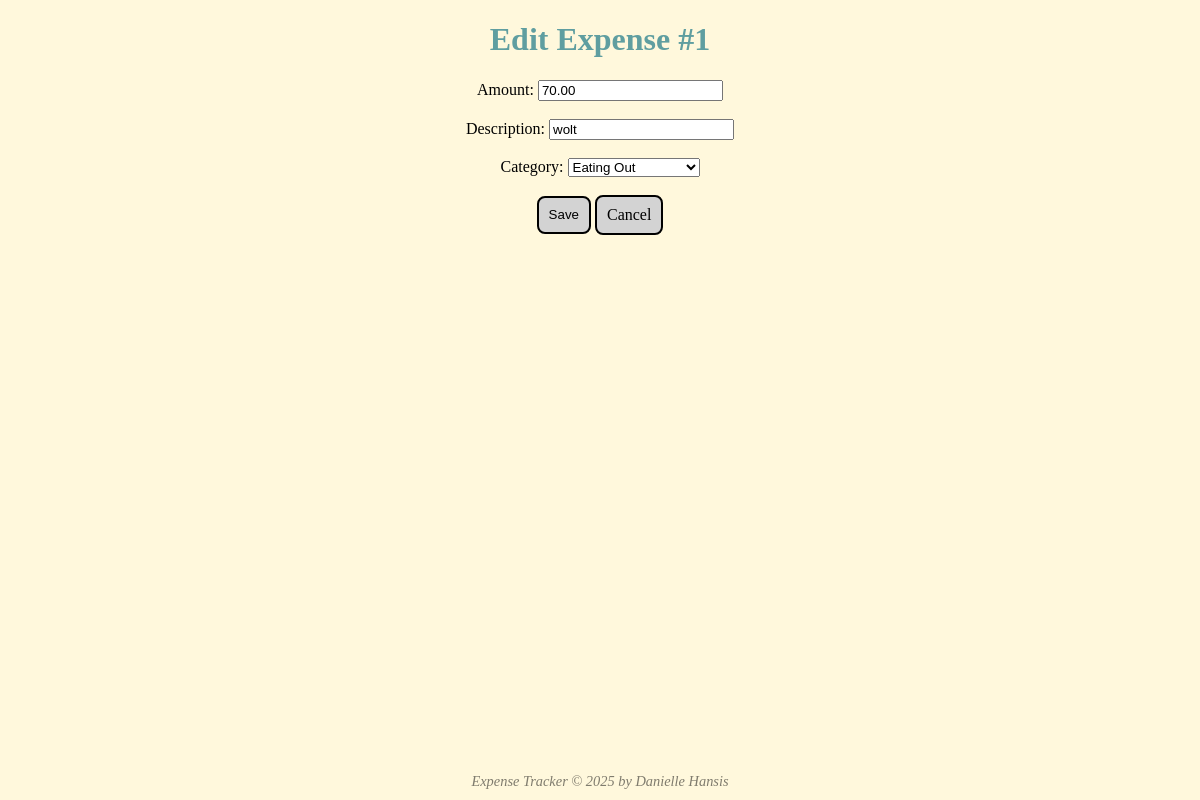
/expenses/1/edit, run on an earlier commit of the app's database.
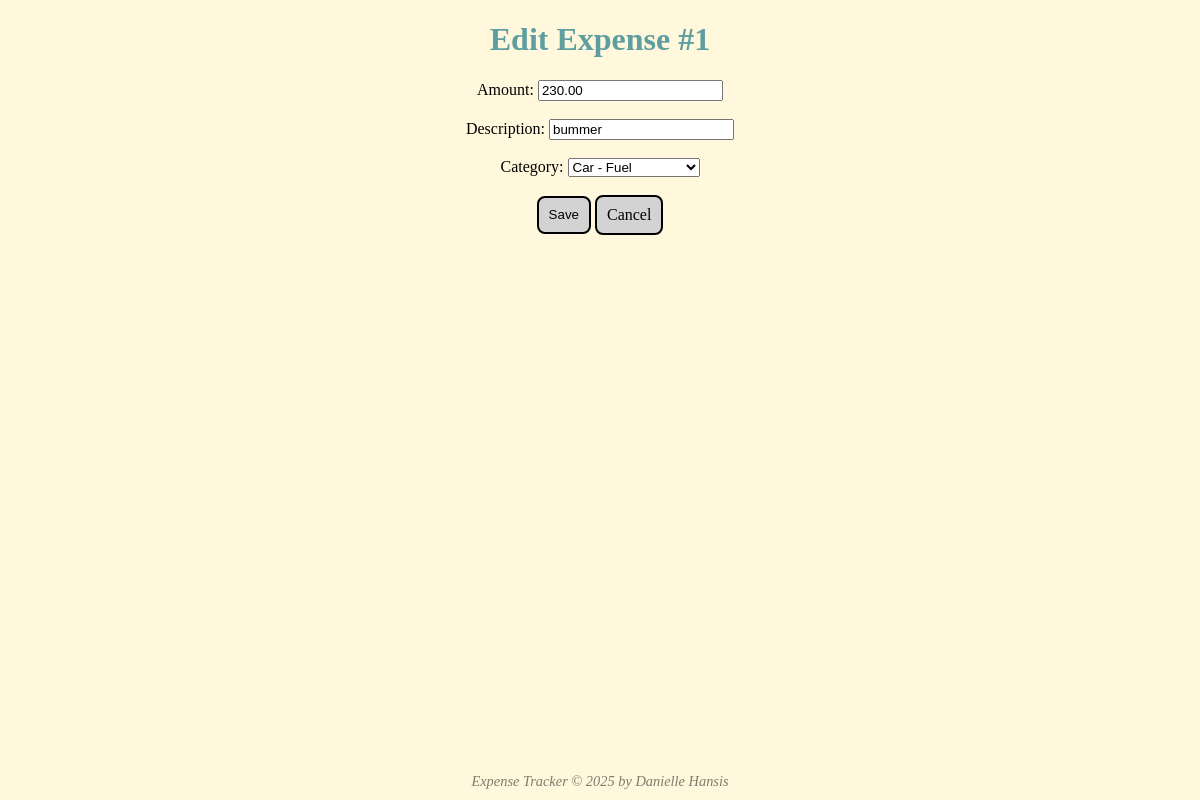
And on a later commit of the database.
### app/model.py (models this page shows, shortened)
class Expense(db.Model):
    __tablename__ = "expenses"
    id = db.Column(db.Integer, primary_key=True)
    amount = db.Column(db.Numeric(10, 2), nullable=False)
    created = db.Column(db.DateTime(timezone=True), nullable=False,
                        default=lambda: datetime.now(timezone.utc))
    description = db.Column(db.String(255), nullable=True)
    user_id = db.Column(db.Integer, db.ForeignKey("users.id"), nullable=True) # TODO- change to false, when auth is activated
    category_id = db.Column(db.Integer, db.ForeignKey("categories.id"), nullable=False)
    user = db.relationship("User", back_populates="expenses")
    category = db.relationship("Category", back_populates="expenses")

class Category(db.Model):
    __tablename__ = "categories"
    id = db.Column(db.Integer, primary_key=True)
    name = db.Column(db.String(50), unique=True, nullable=False)
    expenses = db.relationship("Expense", back_populates="category")

### app/app.py (the view)
@app.route("/expenses/<int:id>/edit", methods=["GET", "POST"])
def expenses_edit_route(id: int):
    return functions.expenses_edit(id)

### app/functions.py (called while the page is built, shortened)
def expenses_edit(id: int):
    expense = Expense.query.get_or_404(id)
    if request.method == "GET":
        categories = Category.query.order_by(Category.name).all()
        return render_template("edit.html", expense=expense, categories=categories)

### templates/edit.html (shortened to what this page needs)
{% extends 'base.html' %}
{% block body %}
  <h1>Edit Expense #{{ expense.id }}</h1>
  <form method="post">
    <label>Amount:</label>
    <input
      type="number"
      name="amount"
      step="0.01"
      required
      value="{{ expense.amount }}"
    />
    <br><br>
    <label>Description:</label>
    <input
      type="text"
      name="description"
      maxlength="255"
      value="{{ expense.description or '' }}"
    />
    <br><br>
    <label>Category:</label>
    <select name="category_id" required>
      {% for c in categories %}
        <option value="{{ c.id }}" {% if c.id == expense.category_id %}selected{% endif %}>
          {{ c.name }}
        </option>
      {% endfor %}
    </select>
    <br><br>
    <button type="submit" class="btn2">Save</button>
    <a class="btn2" href="/expenses">Cancel</a>
  </form>
{% endblock %}

### templates/base.html (shortened to what this page needs)
<!DOCTYPE html>
<html lang="en">
<head>
    <link rel="stylesheet" href="{{ url_for('static', filename='index.css') }}">
</head>
<body>
    {% block body %}{% endblock %}
    <footer class="watermark">
        Expense Tracker © 2025 by Danielle Hansis
    </footer>
</body>
</html>

### static/index.css (style rules this page uses)
body { background-color: cornsilk; display: flex; flex-direction: column; align-items: center; margin: 0; text-align: center; }
h1 { color: cadetblue; }
.btn2 { display: inline-block; padding: 10px 10px; background-color: lightgray; color: black; font-weight: normal; text-decoration: none; border-radius: 8px; cursor: pointer; transition: background-color 0.2s ease; line-height: 1; vertical-align: middle; border: 2px solid black; outline: none; appearance: none; -webkit-appearance: none; }
.watermark { position: fixed; bottom: 10px; left: 0; width: 100%; text-align: center; font-size: 0.9rem; color: rgba(0, 0, 0, 0.5); font-style: italic; user-select: none; }

What changed in the data, as far as the page shows it:
changed Expense id 1: amount "70.00" → "230.00"; description "wolt" → "bummer"; category_id "Eating Out" → "Car - Fuel"
